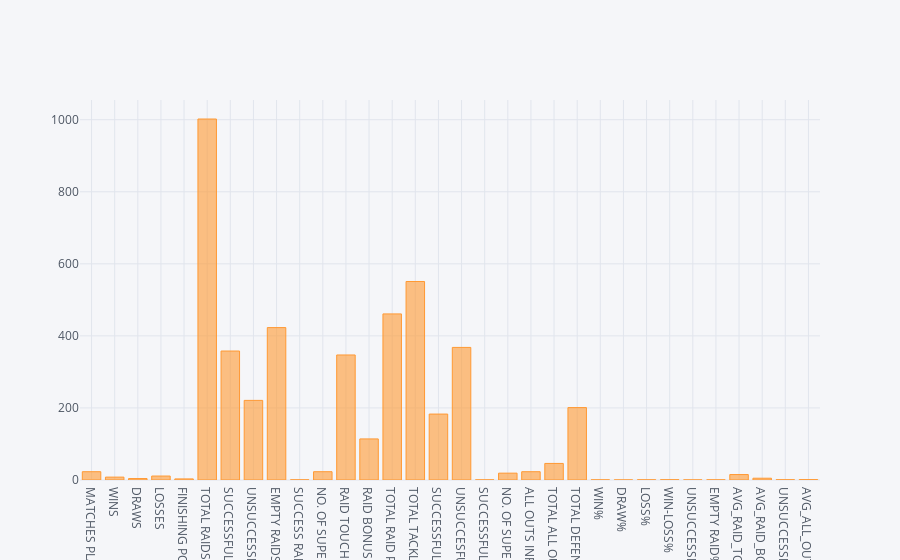

Notebook cell for this chart:
### Code cell
df3.iplot(kind='bar')

### Figure 1 — Plotly figure (JSON) as saved in the notebook; plotly's stock layout.template omitted (floating-point values rounded to 4 significant figures)
{"data": [{"marker": {"color": "rgba(255, 153, 51, 0.6)", "line": {"color": "rgba(255, 153, 51, 1.0)", "width": 1}}, "name": "SEASON 5", "orientation": "v", "text": "", "type": "bar", "uid": "f09f4018-5b01-49bb-9e94-d24a3310df97", "x": ["MATCHES PLAYED", "WINS", "DRAWS", "LOSSES", "FINISHING POSITION", "TOTAL RAIDS", "SUCCESSFUL RAIDS", "UNSUCCESSFUL RAID", "EMPTY RAIDS", "SUCCESS RAID %", "NO. OF SUPER RAIDS", "RAID TOUCH POINTS", "RAID BONUS POINTS", "TOTAL RAID POINTS", "TOTAL TACKLES", "SUCCESSFUL TACKLES", "UNSUCCESFUL TACKLES", "SUCCESSFUL TACKLE %", "NO. OF SUPER TACKLES", "ALL OUTS INFLICTED", "TOTAL ALL OUT POINTS", "TOTAL DEFENCE POINTS", "WIN%", "DRAW%", "LOSS%", "WIN-LOSS%", "UNSUCCESSFUL RAID%", "EMPTY RAID%", "AVG_RAID_TOUCH_POINT", "AVG_RAID_BONUS_POINT", "UNSUCCESSFUL TACKLE%", "AVG_ALL_OUTS"], "y": [23, 8, 4, 11, 3, 1002, 358, 221, 423, 0.46, 23, 347, 114, 461, 551, 183, 368, 0.36, 19, 23, 46, 201, 0.3478, 0.1739, 0.4783, 0.7273, 0.2206, 0.4222, 15.09, 4.957, 0.6679, 1]}], "layout": {"legend": {"bgcolor": "#F5F6F9", "font": {"color": "#4D5663"}}, "paper_bgcolor": "#F5F6F9", "plot_bgcolor": "#F5F6F9", "title": {"font": {"color": "#4D5663"}}, "xaxis": {"gridcolor": "#E1E5ED", "showgrid": true, "tickfont": {"color": "#4D5663"}, "title": {"font": {"color": "#4D5663"}, "text": ""}, "zerolinecolor": "#E1E5ED"}, "yaxis": {"gridcolor": "#E1E5ED", "showgrid": true, "tickfont": {"color": "#4D5663"}, "title": {"font": {"color": "#4D5663"}, "text": ""}, "zerolinecolor": "#E1E5ED"}}}
